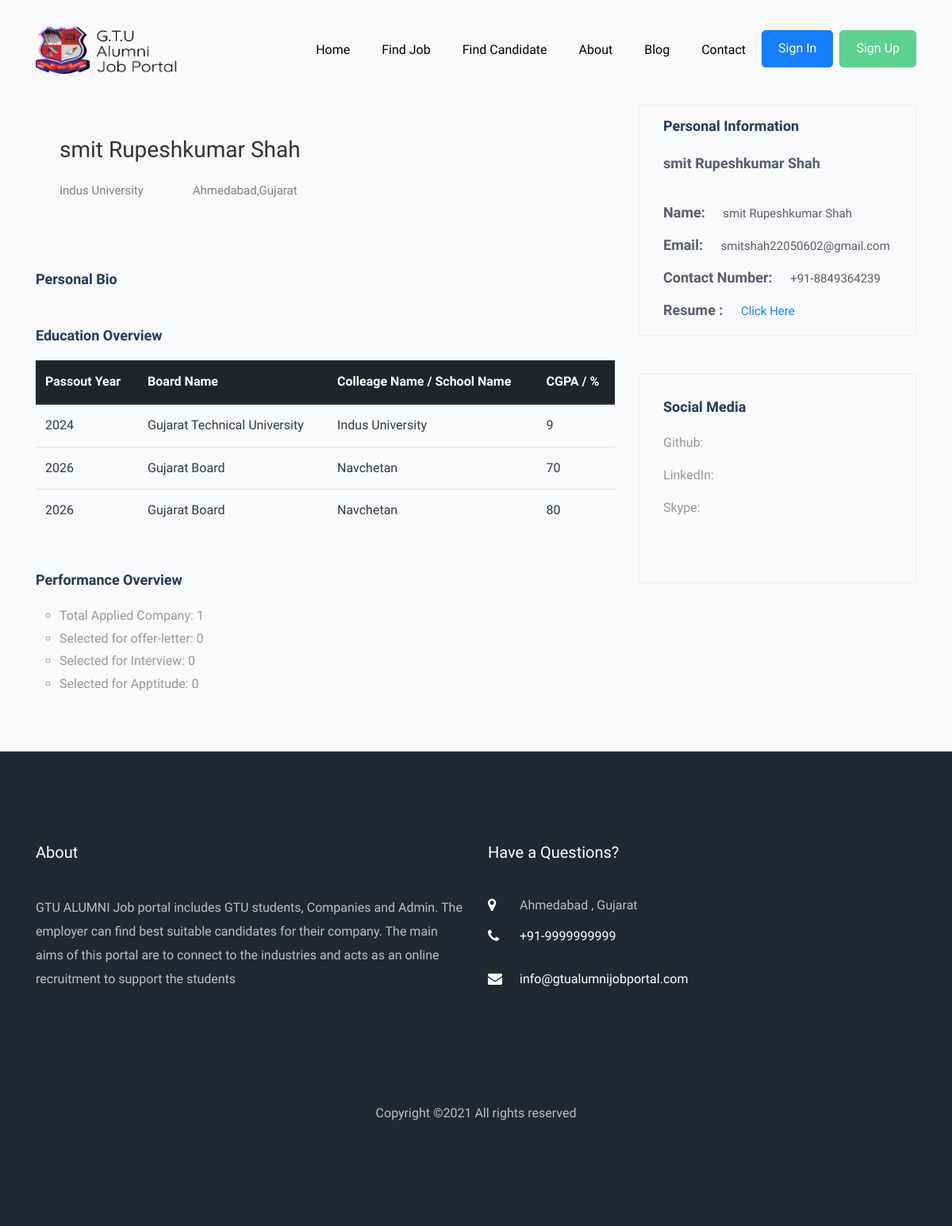
Page /candidate_details.php?employee_id=1 on the committed database.
### tables this page shows
CREATE TABLE `employee` (
  `id` int(11) NOT NULL,
  `firstname` varchar(255) NOT NULL,
  `middlename` varchar(255) NOT NULL,
  `lastname` varchar(255) NOT NULL,
  `enrollmentno` varchar(255) NOT NULL,
  `email` varchar(255) NOT NULL,
  `password` varchar(255) NOT NULL,
  `contactnumber` varchar(255) NOT NULL,
  `dateofbirth` varchar(255) NOT NULL,
  `gender` varchar(255) NOT NULL,
  `contry` varchar(255) NOT NULL,
  `state` varchar(255) NOT NULL,
  `district` varchar(255) NOT NULL,
  `masterColleagename` varchar(255) NOT NULL,
  `masterCourseName` varchar(255) NOT NULL,
  `masterSgpa` varchar(255) NOT NULL,
  `masterGraduationyear` varchar(255) NOT NULL,
  `colleagename` varchar(255) NOT NULL,
  `bachelorCourseName` varchar(255) NOT NULL,
  `sgpa` varchar(255) NOT NULL,
  `graduationyear` varchar(255) NOT NULL,
  `hscschoolname` varchar(255) NOT NULL,
  `hscboardname` varchar(255) NOT NULL,
  `hsccgpa` varchar(255) NOT NULL,
  `hscyear` varchar(255) NOT NULL,
  `sscschoolname` varchar(255) NOT NULL,
  `sscboardname` varchar(255) NOT NULL,
  `ssccgpa` varchar(255) NOT NULL,
  `sscyear` varchar(255) NOT NULL,
  `workDetails` varchar(10) NOT NULL,
  `coverletter` varchar(255) NOT NULL,
  `intrestarea` varchar(255) NOT NULL,
  `resume` varchar(255) NOT NULL,
  `whatsapp` varchar(255) NOT NULL,
  `github` varchar(255) NOT NULL,
  `linkedin` varchar(255) NOT NULL,
  `skype` varchar(255) NOT NULL,
  `status` int(1) NOT NULL,
  `created_time` datetime(6) NOT NULL DEFAULT current_timestamp(6)
);

CREATE TABLE `page` (
  `id` int(11) NOT NULL,
  `about_info` varchar(255) NOT NULL,
  `contact_address` varchar(255) NOT NULL,
  `contact_number` varchar(255) NOT NULL,
  `contact_email` varchar(255) NOT NULL,
  `contact_website` varchar(255) NOT NULL
);

### common_function.php (called while the page is built, shortened)
		<?php
	function fetch_employee_details($conn,$id){
		$sql = "SELECT * FROM `employee` WHERE `id` = '".$id."'";
		$result = mysqli_query($conn,$sql);
		if($result)
		{
			return $result;
		}
		else
		{
			return false;
		}
	}
	function total_apply_counter($conn,$id='',$status=''){
		$sql = "SELECT * FROM `job_apply`";
		if($id){
			$sql .= " WHERE `employee_id` = '".$id."' ";
		}
		if($status){
			if ($id) {
				$sql .= " AND";
			} else {
				$sql .= " WHERE";
			}
			$sql .= "`round_status` = '".$status."' ";
		}
		$result = mysqli_query($conn,$sql);
		if($result)
		{
			return mysqli_num_rows($result);
		}
		else
		{
			return false;
		}
	}
	function admin_get_field($conn,$fieldName)
	{
		$sql= "SELECT * FROM `page`";
		$result = mysqli_query($conn,$sql);
		if($result)
		{
			if(mysqli_affected_rows($conn))
			{
				while ($row = mysqli_fetch_array($result)) {
					$name = $row[$fieldName];
				}
				return $name;
			}
			else
			{
				return 0;
			}
		}
		else
		{
			return 0;
		}
	}
?>

### candidate_details.php (the view, shortened to what this page needs)
<?php
  include 'header.php';
  if(isset($_GET['employee_id'])){
    $employee_id = $_GET['employee_id'];
    $current_employee_details_check = fetch_employee_details($conn,$employee_id);
    $current_employee_details_check_count = mysqli_num_rows($current_employee_details_check);
    if($current_employee_details_check_count > 0){
      $current_employee_details = mysqli_fetch_array($current_employee_details_check);
      $total_apply_counter = total_apply_counter($conn,$employee_id);
      $total_got_aptitude_counter = total_apply_counter($conn,$employee_id,2);
      $total_got_interview_counter = total_apply_counter($conn,$employee_id,3);
      $total_got_offer_counter = total_apply_counter($conn,$employee_id,4);
      if (!$total_got_aptitude_counter) {
        $total_got_aptitude_counter = 0;
      }
      if (!$total_got_interview_counter) {
        $total_got_interview_counter = 0;
      }
      if (!$total_got_offer_counter) {
        $total_got_offer_counter = 0;
      }
    }else{
      $msg = 'Something Went wrong !';
      $link = 'index.php';
      redirect_link($msg,$link);
    }
  }else{
    $link = 'index.php';
    redirect_link('',$link);
  }
?>
<link rel="stylesheet" type="text/css" href="../css/extra_style.css">
<?php
  include 'navigation.php';
?>
<section class="ftco-section bg-light" style="padding: 0; padding-top: 7rem;">
  <div class="job-post-company pt-20 pb-20">
    <div class="container">
      <div class="row justify-content-between">
        <div class="col-xl-8 col-lg-8">
          <div class="single-job-items mb-50">
            <div class="job-items">
              <div class="job-tittle">
                <div class="job-post-item-header d-flex align-items-center mb-3">
                    <h2 class="mr-3 mb-0 text-black h3"><?php echo $current_employee_details['firstname'].' '.$current_employee_details['middlename'].' '.$current_employee_details['lastname'];?></h2>
                  </div>
                <ul>
                  <li><?php echo $current_employee_details['colleagename']; ?></li>
                  <li><i class="fas fa-map-marker-alt"></i><?php echo $current_employee_details['district'].','.$current_employee_details['state']; ?></li>
                </ul>
              </div>
            </div>
          </div>
          <div class="job-post-details">
            <div class="post-details1 mb-50">
              <div class="small-section-tittle">
                <h4>Personal Bio</h4>
              </div>
            </div>
            <div class="post-details2  mb-50">
              <div class="small-section-tittle">
                <h4>Education Overview</h4>
              </div>
              <table class="table table-hover" id="resultTable">
              <thead class="thead-dark" id="resultTableHead">
                <tr>
                  <th scope="col">Passout Year</th>
                  <th scope="col">Board Name</th>
                  <th scope="col">Colleage Name / School Name</th>
                  <th scope="col">CGPA / %</th>
                </tr>
              </thead>
              <tbody class="text-dark" id="resultTableBody">
                <tr>
                  <td><?php echo $current_employee_details['graduationyear'];?></td>
                  <td>Gujarat Technical University</td>
                  <td><?php echo $current_employee_details['colleagename'];?></td>
                  <td><?php echo $current_employee_details['sgpa'];?></td>
                </tr>
                <tr>
                  <td><?php echo $current_employee_details['hscyear'];?></td>
                  <td><?php echo $current_employee_details['hscboardname'];?></td>
                  <td><?php echo $current_employee_details['hscschoolname'];?></td>
                  <td><?php echo $current_employee_details['hsccgpa'];?></td>
                </tr>
                <tr>
                  <td><?php echo $current_employee_details['sscyear'];?></td>
                  <td><?php echo $current_employee_details['sscboardname'];?></td>
                  <td><?php echo $current_employee_details['sscschoolname'];?></td>
                  <td><?php echo $current_employee_details['ssccgpa'];?></td>
                </tr>
              </tbody>
            </table>
            </div>
            <div class="post-details2  mb-50">
              <div class="small-section-tittle">
                <h4>Performance Overview</h4>
              </div>
              <ul>
                <li>Total Applied Company: <span><?php echo $total_apply_counter; ?></span></li>
                <li>Selected for offer-letter: <span><?php echo $total_got_offer_counter; ?></span></li>
                <li>Selected for Interview: <span><?php echo $total_got_interview_counter; ?></span></li>
                <li>Selected for Apptitude: <span><?php echo $total_got_aptitude_counter; ?></span></li>
              </ul>
            </div>
          </div>
        </div>
        <div class="col-xl-4 col-lg-4">
          <div class="post-details4  mb-5" style="border: 1px solid #ededed;padding: 15px 30px; ">
            <div class="small-section-tittle">
              <h4>Personal Information</h4>
            </div>
            <span><?php echo $current_employee_details['firstname'].' '.$current_employee_details['middlename'].' '.$current_employee_details['lastname'];?></span>
            <ul>
              <li>Name: <span><?php echo $current_employee_details['firstname'].' '.$current_employee_details['middlename'].' '.$current_employee_details['lastname'];?></span></li>
              <li>Email: <span><?php echo $current_employee_details['email'];?></span></li>
              <li>Contact Number: <span><?php echo '+91-'.$current_employee_details['contactnumber'];?></span></li>
              <li>Resume : <span style="word-break: break-all;display: initial;">
                <?php
                  if (isset($current_employee_details['resume']) && !empty(trim($current_employee_details['resume'])) ) {
                    ?>
                    <a href="<?php echo Employee_Cv_Url.$current_employee_details['resume']; ?>" target="_blank">Click Here</a>
                    <?php
                  } else {
                    ?>
                    <a href="">Not available</a>
                    <?php
                  }
                ?>
                </span></li>
            </ul>
          </div>
          <div class="post-details3  mb-50">
            <div class="small-section-tittle">
              <h4>Social Media</h4>
            </div>
            <ul>
              <li>Github: <span><a href="<?php echo $current_employee_details['github']; ?>" target="_blank"><?php echo $current_employee_details['github']; ?></a> </span></li>
              <li>LinkedIn: <span><a href="<?php echo $current_employee_details['linkedin']; ?>" target="_blank"><?php echo $current_employee_details['linkedin']; ?></a></span></li>
              <li>Skype: <span><a href="<?php echo $current_employee_details['skype']; ?>" target="_blank"><?php echo $current_employee_details['skype']; ?></a></span></li>
            </ul>
          </div>
        </div>
      </div>
    </div>
  </div>
</section>
<?php
  include 'footer.php';
?>

### footer.php (shortened to what this page needs)
<?php
  $editAbout = admin_get_field($conn,'about_info');
  $editContactAddress = admin_get_field($conn,'contact_address');
  $editContactNumber = admin_get_field($conn,'contact_number');
  $editContactEmail = admin_get_field($conn,'contact_email');
?>
<footer class="ftco-footer ftco-bg-dark ftco-section">
      <div class="container">
        <div class="row mb-5">
          <div class="col-md">
             <div class="ftco-footer-widget mb-4">
              <h2 class="ftco-heading-2">About</h2>
              <p><?php echo $editAbout;?></p>
              <ul class="ftco-footer-social list-unstyled float-md-left float-lft mt-3">
              </ul>
            </div>
          </div>
          <div class="col-md">
            <div class="ftco-footer-widget mb-4">
              <h2 class="ftco-heading-2">Have a Questions?</h2>
              <div class="block-23 mb-3">
                <ul>
                  <li><span class="icon icon-map-marker"></span><span class="text"><?php echo $editContactAddress;?></span></li>
                  <li><a href="javascript:void(0)"><span class="icon icon-phone"></span><span class="text">+91-<?php echo $editContactNumber;?></span></a></li>
                  <li><a href="javascript:void(0)"><span class="icon icon-envelope"></span><span class="text"><?php echo $editContactEmail;?></span></a></li>
                </ul>
              </div>
            </div>
          </div>
        </div>
        <div class="row">
          <div class="col-md-12 text-center">
            <p>Copyright &copy;<script>document.write(new Date().getFullYear());</script> All rights reserved </p>
          </div>
        </div>
      </div>
    </footer>
  </body>
</html>

### css/icomoon.css (style rules this page uses)
[class^="icon-"], [class*=" icon-"] { font-family: 'icomoon' !important; speak: none; font-style: normal; font-weight: normal; font-variant: normal; text-transform: none; line-height: 1; -webkit-font-smoothing: antialiased; -moz-osx-font-smoothing: grayscale; }
.icon-map-marker:before { content: "\f041"; }
.icon-phone:before { content: "\f095"; }
.icon-envelope:before { content: "\f0e0"; }

### candidate_details.php (style rules this page uses)
a { color: #157efb; }
.post-details4 ul li span { font-size: 15px; }

### rows in the picture
employee: firstname "smit", middlename "Rupeshkumar", lastname "Shah", colleagename "Indus University", district "Ahmedabad", state "Gujarat", graduationyear "2024", sgpa "9", hscyear "2026", hscboardname "Gujarat Board", hscschoolname "Navchetan", hsccgpa "70", sscyear "2026", sscboardname "Gujarat Board", sscschoolname "Navchetan", ssccgpa "80", email "smitshah22050602@gmail.com", contactnumber "8849364239"
page: about_info "GTU ALUMNI Job portal includes GTU students, Companies and Admin. The employer can find best suitable candidates for their company. The main aims of this portal are to connect to the industries and acts as an online recruitment to support the students", contact_address "Ahmedabad , Gujarat", contact_number "9999999999", contact_email "info@gtualumnijobportal.com"

### other values in the picture
$total_apply_counter "1"
$total_got_offer_counter "0"
$total_got_interview_counter "0"
$total_got_aptitude_counter "0"
